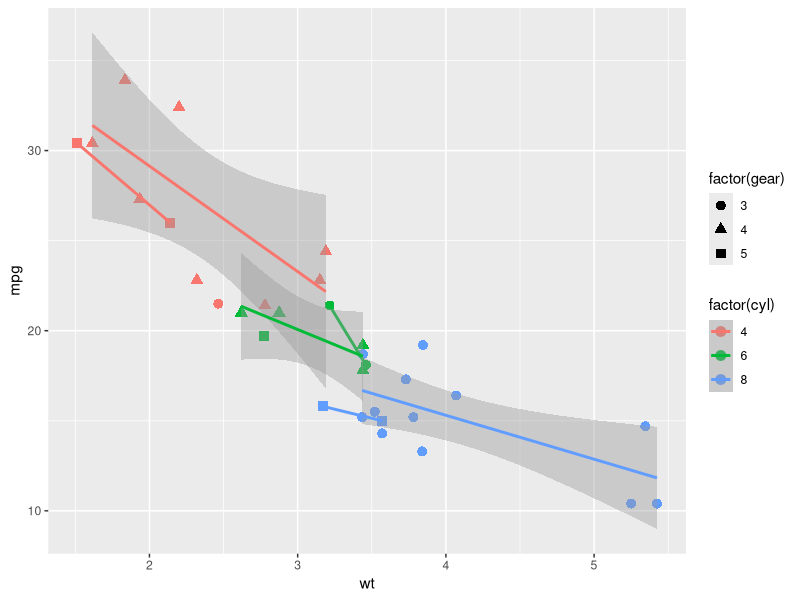

R code for this plot: (Note: this script raises an error after producing the figure.)
## ---- chunk 1
knitr::opts_chunk$set(echo = TRUE)
## ---- chunk 2
install.packages("ggplot2") 
## ---- chunk 3
library(ggplot2)
## ---- chunk 4
ggplot(mtcars, aes(x = wt, y = mpg, color = factor(cyl), shape = factor(gear))) +
  geom_point(size = 3) + geom_smooth(method = "lm") 
## ---- chunk 5
detach("package:ggplot2", unload=TRUE)
## ---- chunk 6
ggplot(mtcars, aes(x = wt, y = mpg, color = factor(cyl), shape = factor(gear))) + 
  geom_point(size = 3) + geom_smooth(method = "lm")
## ---- chunk 7
# shows the list of attached packages
search()
## ---- chunk 8
library(ggplot2)
search()
## ---- chunk 9
# for the Maximum Absolute Deviation
mad
